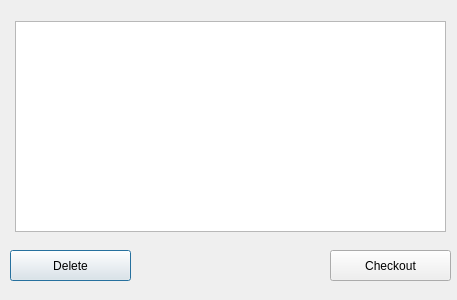
<?xml version="1.0" encoding="UTF-8"?>
<ui version="4.0">
 <class>ShoppingCart</class>
 <widget class="QDialog" name="ShoppingCart">
  <property name="geometry">
   <rect>
    <x>0</x>
    <y>0</y>
    <width>457</width>
    <height>300</height>
   </rect>
  </property>
  <property name="windowTitle">
   <string>Shopping Cart</string>
  </property>
  <widget class="ShoppingCartTableView" name="cartDialogView">
   <property name="geometry">
    <rect>
     <x>15</x>
     <y>21</y>
     <width>431</width>
     <height>211</height>
    </rect>
   </property>
  </widget>
  <widget class="QPushButton" name="del">
   <property name="geometry">
    <rect>
     <x>10</x>
     <y>250</y>
     <width>121</width>
     <height>31</height>
    </rect>
   </property>
   <property name="text">
    <string>Delete</string>
   </property>
  </widget>
  <widget class="QPushButton" name="checkout">
   <property name="geometry">
    <rect>
     <x>330</x>
     <y>250</y>
     <width>121</width>
     <height>31</height>
    </rect>
   </property>
   <property name="text">
    <string>Checkout</string>
   </property>
  </widget>
  <widget class="QLabel" name="label">
   <property name="geometry">
    <rect>
     <x>150</x>
     <y>250</y>
     <width>161</width>
     <height>31</height>
    </rect>
   </property>
   <property name="font">
    <font>
     <pointsize>21</pointsize>
    </font>
   </property>
   <property name="text">
    <string/>
   </property>
   <property name="alignment">
    <set>Qt::AlignCenter</set>
   </property>
  </widget>
 </widget>
 <customwidgets>
  <customwidget>
   <class>ShoppingCartTableView</class>
   <extends>QTableView</extends>
   <header location="global">shoppingcarttableview.h</header>
  </customwidget>
 </customwidgets>
 <resources/>
 <connections/>
</ui>
